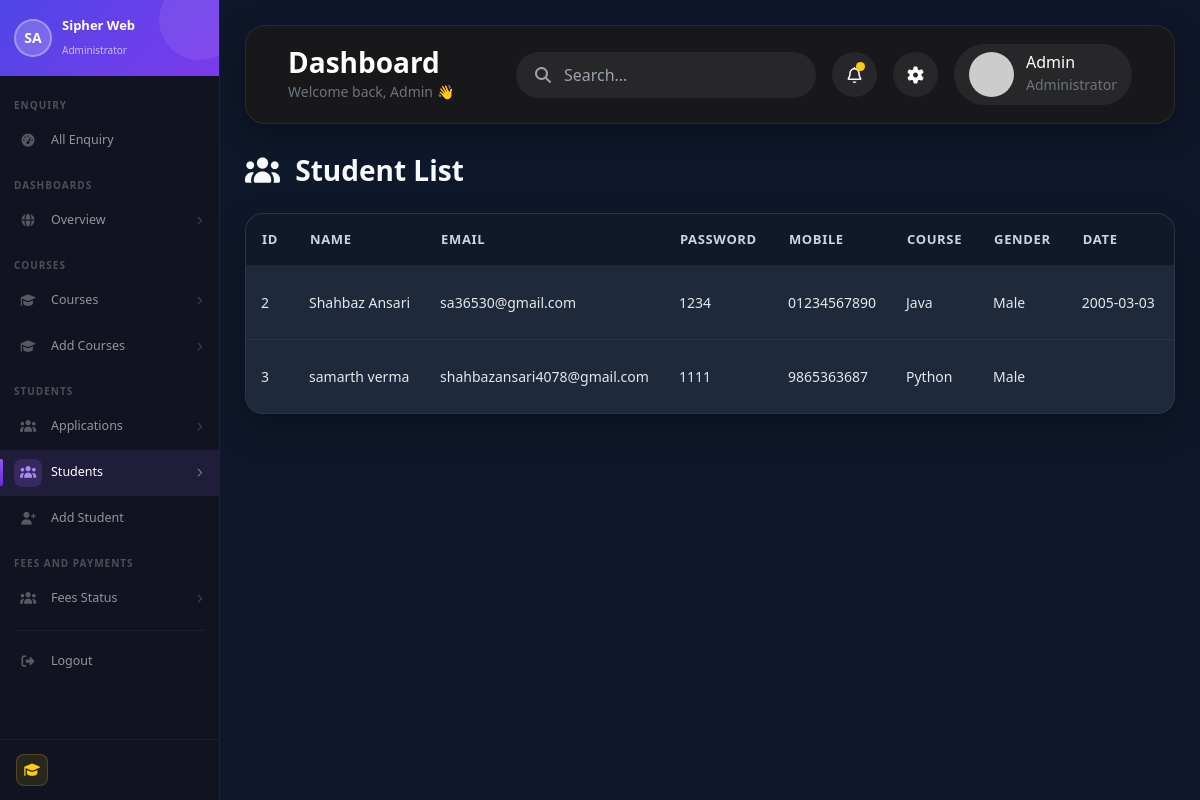
/all_student/, run on the app's committed database.
### admissionapp/models.py (models this page shows, shortened)
class Student(models.Model):
    STATUS_CHOICES = (
    ('pending', 'Pending'),
    ('document verification', 'Document Verification'),
    ('enrolled', 'Enrolled'),
    ('rejected', 'Rejected'),
    )
    APPLICATION_STATUS = [
    ("Not Submitted", "Not Submitted"),
    ("Submitted", "Submitted"),
    ("Approved", "Approved"),
    ("Rejected", "Rejected"),
     ]
    application_status = models.CharField(
    max_length=20,
    choices=APPLICATION_STATUS,
    default="Not Submitted"
 )
    name = models.CharField(max_length=100)
    email = models.EmailField()
    password = models.CharField(max_length=100)
    mobile = models.CharField(max_length=15)
    course = models.ForeignKey("Courses",
    on_delete=models.SET_NULL,
    null=True,
    blank=True
     )
    gender = models.CharField(max_length=10)
    dob = models.TextField()
    address = models.TextField()
    status = models.CharField(max_length=20, default="Pending")
    father_name = models.CharField(max_length=100,blank=True, null=True)
    mother_name = models.CharField(max_length=100,blank=True, null=True)
    category = models.CharField(max_length=20, blank=True, null=True)
    blood_group = models.CharField(max_length=5, blank=True, null=True)
    aadhaar = models.CharField(max_length=12,blank=True, null=True)
    nationality = models.CharField(max_length=50, default="Indian")
    religion = models.CharField(max_length=50,blank=True, null=True)
    alternate_mobile = models.CharField(max_length=15, blank=True, null=True)
    emergency_contact = models.CharField(max_length=15,blank=True, null=True)
    city = models.CharField(max_length=100,blank=True, null=True)
    district = models.CharField(max_length=100, blank=True, null=True)
    state = models.CharField(max_length=100, blank=True, null=True)
    country = models.CharField(max_length=100, default="India")
    pincode = models.CharField(max_length=6,blank=True, null=True)
    session = models.CharField(max_length=20,blank=True, null=True)
    qualification = models.CharField(max_length=100,blank=True, null=True)
    board_university = models.CharField(max_length=100 , blank=True, null=True)
    passing_year = models.PositiveIntegerField( blank=True, null=True)
    percentage = models.DecimalField(max_digits=5, decimal_places=2, blank=True, null=True)
    guardian_name = models.CharField(max_length=100,blank=True, null=True)
    guardian_relation = models.CharField(max_length=50,blank=True, null=True)
    guardian_mobile = models.CharField(max_length=15,blank=True, null=True)
    guardian_email = models.EmailField(blank=True, null=True)
    guardian_occupation = models.CharField(max_length=100,blank=True, null=True)
    assign_course=models.CharField(max_length=100,blank=True, null=True)
    photo = models.ImageField(upload_to='application/',blank=True, null=True)
    signature = models.ImageField(upload_to='applications/',blank=True, null=True)
    aadhaar_file = models.FileField(upload_to='applications/', blank=True, null=True)
    marksheet_10 = models.FileField(upload_to='applications/',blank=True, null=True)
    marksheet_12 = models.FileField(upload_to='applications/', blank=True, null=True)
    graduation_marksheet = models.FileField(upload_to='applications/', blank=True, null=True)
    transfer_certificate = models.FileField(upload_to='applications/', blank=True, null=True)
    character_certificate = models.FileField(upload_to='applications/', blank=True, null=True)
    PAYMENT_STATUS = (
    ("Pending", "Pending"),
    ("Submitted", "Submitted"),
)
    payment_status = models.CharField(max_length=20,choices=PAYMENT_STATUS, default="Pending")
    payment_screenshot = models.ImageField(upload_to='payment_screenshots/', blank=True, null=True)
    course_fees = models.DecimalField(max_digits=10, decimal_places=2, default=0)
    payment_date = models.DateTimeField(auto_now_add=True, blank=True, null=True)
    payment_verified_date = models.DateTimeField(auto_now_add=True, blank=True, null=True)
    created_at = models.DateTimeField(auto_now_add=True, blank=True, null=True)

class Courses(models.Model):
    coursename=models.CharField(max_length=100)
    session=models.CharField(max_length=100)
    duration=models.CharField(max_length=100)
    fees=models.CharField(max_length=100)
    course_image = models.ImageField(
        upload_to="course_images/",
        blank=True,
        null=True
    )
    def __str__(self):
        return self.coursename

### admissionapp/views.py (the view)
# urls.py: path('all_student/',views.all_student,name='all_student'),
def all_student(request):
    students = Student.objects.all()
    courses = Courses.objects.all()
    return render(request, 'all_student.html', {
        'students': students,
        'courses': courses,
    })

### admissionapp/templates/all_student.html (shortened to what this page needs)
{% extends 'admin_layout.html' %}
{% block content %}
<div class="page-title">
    <h2>
        <i class="fa-solid fa-users me-2"></i>
        Student List
    </h2>
</div>
<div class="table-card">
<div class="table-responsive">
<table class="student-table">
    <thead>
        <tr>
            <th>ID</th>
            <th>Name</th>
            <th>Email</th>
            <th>Password</th>
            <th>Mobile</th>
            <th>Course</th>
            <th>Gender</th>
            <th>Date</th>
            <th>Address</th>
        </tr>
    </thead>
    <tbody>
    {% for student in students %}
        <tr>
            <td>{{ student.id }}</td>
            <td>{{ student.name }}</td>
            <td>{{ student.email }}</td>
            <td>{{ student.password }}</td>
            <td>{{ student.mobile }}</td>
            <td>{{ student.course }}</td>
            <td>{{ student.gender }}</td>
            <td>{{ student.dob }}</td>
            <td>{{ student.address }}</td>
        </tr>
    {% empty %}
        <tr>
            <td colspan="11">No students found.</td>
        </tr>
    {% endfor %}
    </tbody>
</table>
</div>
</div>
{% endblock %}

### admissionapp/templates/admin_layout.html (style rules this page uses)
body { background:#0f111a; }

### admissionapp/templates/all_student.html (style rules this page uses)
.page-title { display:flex; justify-content:space-between; align-items:center; margin-bottom:25px; flex-wrap:wrap; gap:15px; }
.page-title h2 { margin:0; color:#F8FAFC; font-size:28px; font-weight:700; }
.table-card { background:#1E293B; border:1px solid rgba(255,255,255,.06); border-radius:18px; overflow:hidden; box-shadow:0 15px 35px rgba(0,0,0,.25); }
.table-responsive { overflow-x:auto; }
.student-table { width:100%; border-collapse:collapse; min-width:1500px; }
.student-table thead { background:#111827; }
.student-table th { padding:16px; color:#CBD5E1; font-size:13px; font-weight:600; text-transform:uppercase; letter-spacing:.05em; white-space:nowrap; border-bottom:1px solid rgba(255,255,255,.06); }
.student-table td { padding:15px; color:#E5E7EB; font-size:14px; white-space:nowrap; border-bottom:1px solid rgba(255,255,255,.05); vertical-align:middle; }
.student-table tbody tr { transition:.25s; }
.student-table tbody tr:last-child td { border-bottom:none; }

### data on the page
Student: id "2", name "Shahbaz Ansari", email "sa36530@gmail.com", password "1234", mobile "01234567890", course "Java", gender "Male", dob "2005-03-03"
Student: id "3", name "samarth verma", email "shahbazansari4078@gmail.com", password "1111", mobile "9865363687", course "Python", gender "Male"
